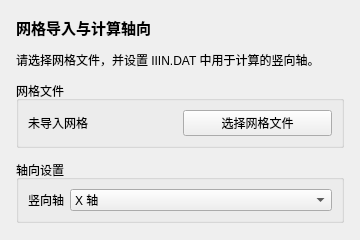
<?xml version="1.0" encoding="UTF-8"?>
<ui version="4.0">
 <class>MeshImportSettingsWidget</class>
 <widget class="QWidget" name="MeshImportSettingsWidget">
  <property name="geometry">
   <rect>
    <x>0</x>
    <y>0</y>
    <width>360</width>
    <height>240</height>
   </rect>
  </property>
  <property name="windowTitle">
   <string>网格导入</string>
  </property>
  <layout class="QVBoxLayout" name="verticalLayout">
   <property name="leftMargin">
    <number>16</number>
   </property>
   <property name="topMargin">
    <number>16</number>
   </property>
   <property name="rightMargin">
    <number>16</number>
   </property>
   <property name="bottomMargin">
    <number>16</number>
   </property>
   <property name="spacing">
    <number>12</number>
   </property>
   <item>
    <widget class="QLabel" name="labelTitle">
     <property name="font">
      <font>
       <pointsize>11</pointsize>
       <bold>true</bold>
      </font>
     </property>
     <property name="text">
      <string>网格导入与计算轴向</string>
     </property>
    </widget>
   </item>
   <item>
    <widget class="QLabel" name="labelHint">
     <property name="text">
      <string>请选择网格文件，并设置 IIIN.DAT 中用于计算的竖向轴。</string>
     </property>
     <property name="wordWrap">
      <bool>true</bool>
     </property>
    </widget>
   </item>
   <item>
    <widget class="QGroupBox" name="groupBoxFile">
     <property name="title">
      <string>网格文件</string>
     </property>
     <layout class="QHBoxLayout" name="horizontalLayoutFile">
      <item>
       <widget class="QLabel" name="labelSourceFile">
        <property name="text">
         <string>未导入网格</string>
        </property>
        <property name="wordWrap">
         <bool>true</bool>
        </property>
       </widget>
      </item>
      <item>
       <widget class="QPushButton" name="buttonImport">
        <property name="text">
         <string>选择网格文件</string>
        </property>
       </widget>
      </item>
     </layout>
    </widget>
   </item>
   <item>
    <widget class="QGroupBox" name="groupBoxAxis">
     <property name="title">
      <string>轴向设置</string>
     </property>
     <layout class="QFormLayout" name="formLayoutAxis">
      <item row="0" column="0">
       <widget class="QLabel" name="labelVerticalAxis">
        <property name="text">
         <string>竖向轴</string>
        </property>
       </widget>
      </item>
      <item row="0" column="1">
       <widget class="QComboBox" name="comboVerticalAxis">
        <item>
         <property name="text">
          <string>X 轴</string>
         </property>
        </item>
        <item>
         <property name="text">
          <string>Y 轴</string>
         </property>
        </item>
        <item>
         <property name="text">
          <string>Z 轴</string>
         </property>
        </item>
       </widget>
      </item>
     </layout>
    </widget>
   </item>
   <item>
    <spacer name="verticalSpacer">
     <property name="orientation">
      <enum>Qt::Vertical</enum>
     </property>
     <property name="sizeHint" stdset="0">
      <size>
       <width>20</width>
       <height>40</height>
      </size>
     </property>
    </spacer>
   </item>
  </layout>
 </widget>
 <resources/>
 <connections/>
</ui>
